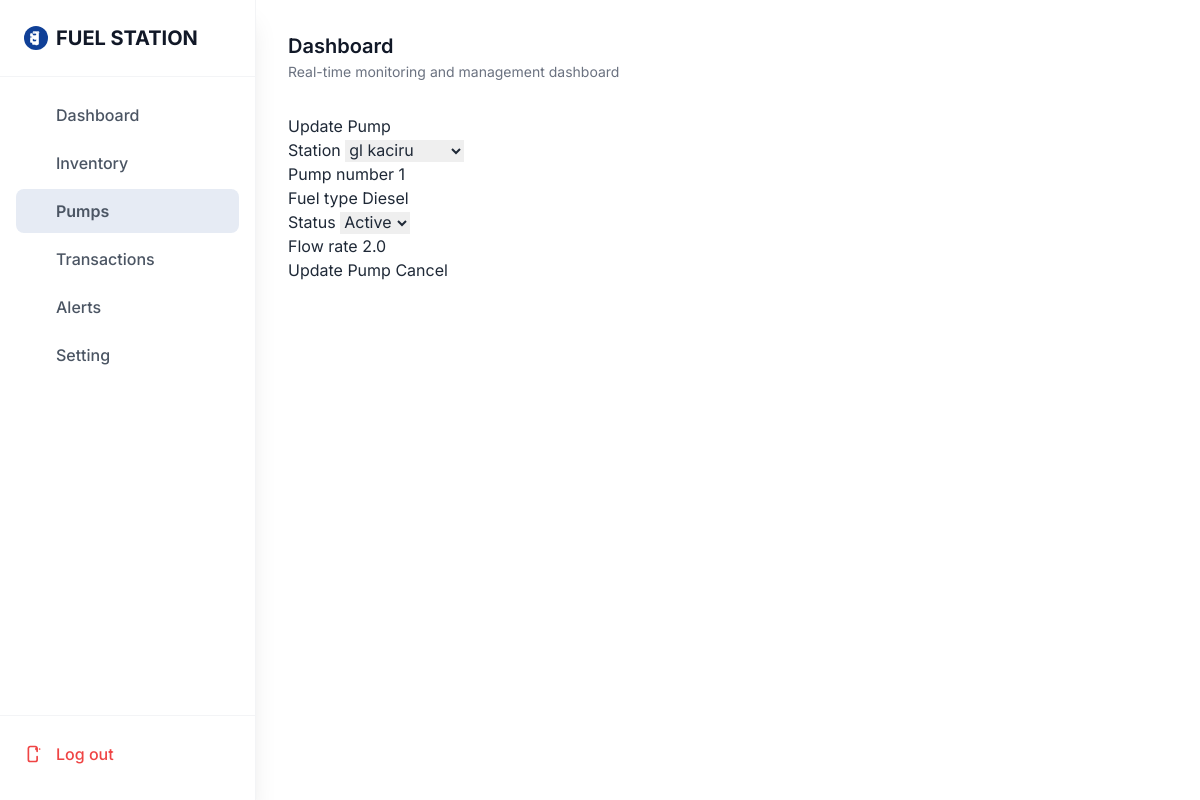
The page /pumps/1/update/ (signed in) on the database its author committed.
### service/models.py (models this page shows, shortened)
class Station(models.Model):
    station_id = models.AutoField(primary_key=True)
    company_id= models.ForeignKey(Company, on_delete=models.CASCADE, related_name='stations')
    manager_id = models.ForeignKey(User, on_delete=models.SET_NULL, null=True, blank=True, related_name='managed_stations')
    name = models.CharField(max_length=100)
    location = models.CharField(max_length=255)
    created_at = models.DateTimeField(auto_now_add=True)
    status = models.CharField(max_length=20, blank=True, null=True)
    def __str__(self):
        return self.name

class Pump(models.Model):
    pump_id = models.AutoField(primary_key=True)
    station= models.ForeignKey(Station, on_delete=models.CASCADE, related_name='pumps')
    pump_number = models.IntegerField()
    fuel_type = models.CharField(max_length=50)
    STATUS_CHOICES = [
        ('active', 'Active'),
        ('offline', 'Offline'),
    ]
    status = models.CharField(max_length=20, choices=STATUS_CHOICES, default='active')
    flow_rate = models.FloatField(null=True, blank=True)
    class Meta:
        unique_together = ('station_id', 'pump_number')

### service/views.py (the view, shortened to what this page needs)
# urls.py: path('pumps/<int:pump_id>/update/', views.PumpUpdateView.as_view(), name='pump_update'),
class PumpUpdateView(UpdateView):
    model = Pump
    template_name = "pumps/form.html"
    fields = ["station", "pump_number", "fuel_type", "status", "flow_rate"]
    success_url = reverse_lazy('pump_list')
    pk_url_kwarg = 'pump_id'

### templates/pumps/form.html (shortened to what this page needs)
{% extends 'base.html' %}
{% block content %}
<div class="container">
    <h2>{% if object %}Update Pump{% else %}Create New Pump{% endif %}</h2>
    <form method="post">
        {% for field in form %}
        <div class="form-group">
            <label for="{{ field.id_for_label }}">{{ field.label }}</label>
            {{ field }}
        </div>
        {% endfor %}
        <button type="submit" class="btn btn-primary">
            {% if object %}Update{% else %}Create{% endif %} Pump
        </button>
        <a href="{% url 'pump_list' %}" class="btn btn-secondary">Cancel</a>
    </form>
</div>
{% endblock %}

### rows shown on the page
Station: form "gl kaciru"
Pump: form "1" "Diesel" "Active" "2.0"

### other values the page prints
{{ field.label }} "Station" "Pump number" "Fuel type" "Status" "Flow rate"
